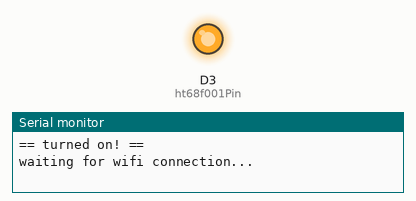
This sketch was run on a simulated ESP8266 (NodeMCU). On the bench: output pins drawn as LEDs (lit = HIGH), the last lines printed to the serial monitor. WiFi joins after 1.5 s; servers stay silent unless stated.

Above: at 0.1 s.
At 2.3 s:
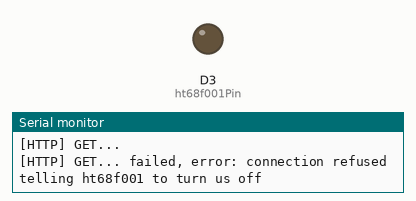
Timing chart, 0 to 3.8 s (numbered marks = the images above):
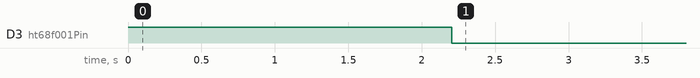

The sketch:

mailnotifier.ino
```cpp
#include <Arduino.h>

#include <ESP8266WiFi.h>

#include <ESP8266HTTPClient.h>

#include <WiFiClient.h>
/////////////////////////////
// ITEMS THAT NEED CONFIGURED
/////////////////////////////

String serverIp = "192.168.2.101"; // ip address of the nodejs server

String wifiNetworkName = "WIFINETWORKNAME"; // network to connect to. Can't be a 5ghz wifi network.
String wifiNetworkPassword = "WIFIPASSWORD"; // wifi password


// end configuration items

int ht68f001Pin = D3;

void sendAlert() {

  WiFi.begin(wifiNetworkName, wifiNetworkPassword);

  int wifiWaitCount = 0;
  while ( WiFi.status() != WL_CONNECTED && wifiWaitCount < 10) {
    Serial.printf("waiting for wifi connection...\n");
    Serial.flush();
    wifiWaitCount++;
    delay(1000);
  }

  // just assume if we got woken up, the mails here.
  if (WiFi.status() == WL_CONNECTED) {

    WiFiClient client;

    HTTPClient http;

    Serial.print("[HTTP] begin...\n");
    if (http.begin(client, "http://" + serverIp + ":3000/mailsHere")) {  // HTTP


      Serial.print("[HTTP] GET...\n");
      // start connection and send HTTP header
      int httpCode = http.GET();

      // httpCode will be negative on error
      if (httpCode > 0) {
        // HTTP header has been send and Server response header has been handled
        Serial.printf("[HTTP] GET... code: %d\n", httpCode);

        // file found at server
        if (httpCode == HTTP_CODE_OK || httpCode == HTTP_CODE_MOVED_PERMANENTLY) {
          String payload = http.getString();
          Serial.println(payload);
        }
      } else {
        Serial.printf("[HTTP] GET... failed, error: %s\n", http.errorToString(httpCode).c_str());
      }

      http.end();
    } else {
      Serial.printf("[HTTP} Unable to connect\n");
    }
  }
  else {
    Serial.println("Failed to connect to WIFI!");
  }

  WiFi.disconnect();
}

void setup() {

  pinMode(ht68f001Pin, OUTPUT);
  digitalWrite(ht68f001Pin, HIGH);

  Serial.begin(115200);

  Serial.println("== turned on! ==");

  sendAlert();

  Serial.println("telling ht68f001 to turn us off");

  digitalWrite(ht68f001Pin, LOW);

  delay(10000);

}

void loop() {
// doesn't do anything here


}
```
